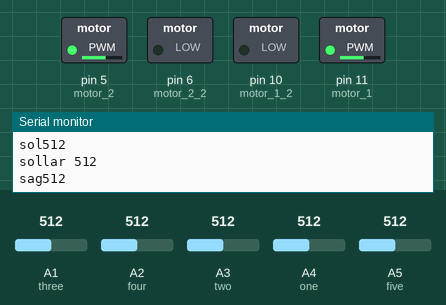
Recording of a sketch running on a simulated Arduino Uno, built with avr-gcc and run on an emulated ATmega328P. On the bench: switched loads named in the sketch (green lamp = pin HIGH), the last lines printed to the serial monitor. Inputs (shaded band) come from the test bench; at power-on: A2 (four) = 512, A3 (two) = 512, A1 (three) = 512, A4 (one) = 512, A5 (five) = 512.

Above: at 1.2 s.
1.3 s: A2 (four) set to 489
At 2.3 s:
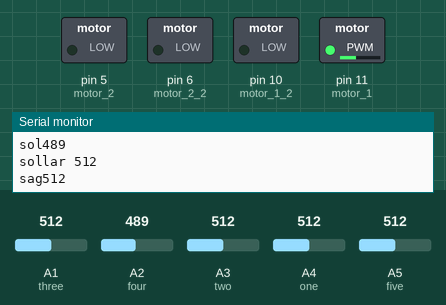
2.8 s: A3 (two) set to 484
At 4.0 s:
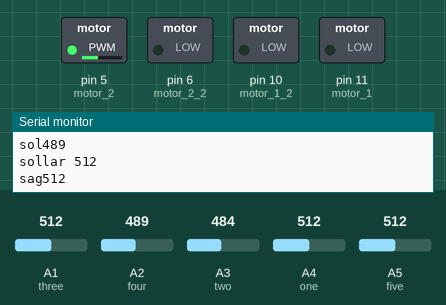
4.3 s: A3 (two) set to 510
At 5.1 s:
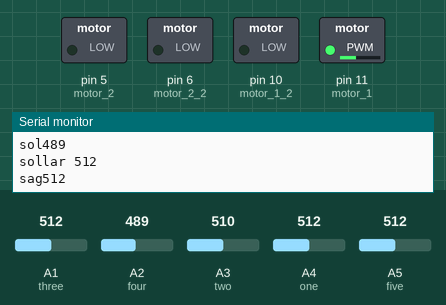
5.8 s: A3 (two) set to 490
At 6.1 s:
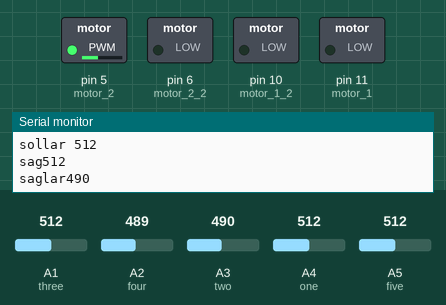
Timing chart, 0 to 8.3 s (numbered marks = the images above; inputs shaded):
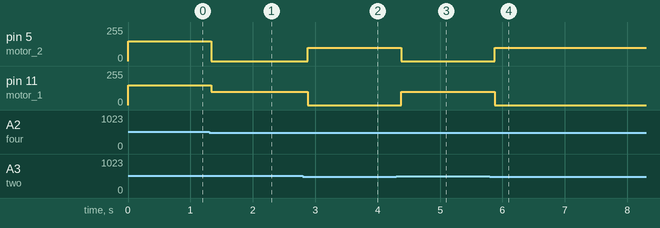

Measured:
- the behaviour switches between 500 and 499 on A2 (four) (found by bisection; images 0 and 1)
- the behaviour switches between 500 and 499 on A3 (two) (found by bisection; images 1 and 2)
- after the input at 1.3 s, pin 5 (motor_2): 150/255 → 0/255 at once; pin 11 (motor_1): 150/255 → 100/255 at once
- after the input at 2.8 s, pin 5 (motor_2): 0/255 → 100/255 after 0.08 s; pin 11 (motor_1): 100/255 → 0/255 after 0.08 s
- after the input at 4.3 s, pin 5 (motor_2): 100/255 → 0/255 after 0.08 s; pin 11 (motor_1): 0/255 → 100/255 after 0.08 s
- after the input at 5.8 s, pin 5 (motor_2): 0/255 → 100/255 after 0.07 s; pin 11 (motor_1): 100/255 → 0/255 after 0.07 s

The sketch:

cizgi_izleyen_v1.ino
```cpp
int three=A1;   //Sari Kablo orta
int four=A2;   //Kirmizi Kablo
int two=A3;    //Beyaz Kablo en sag
int one=A4;  // Turuncu Kablo
int five=A5;  // Mavi Kablo

int one_deger;
int two_deger;
int three_deger;
int four_deger;
int five_deger;

int motor_1=11;
int motor_1_2=10;
int motor_2=5;
int motor_2_2=6;

void setup()
{
  pinMode(one,INPUT);
  pinMode(two,INPUT);
  pinMode(three,INPUT);
  pinMode(four,INPUT);
  pinMode(five,INPUT);

  pinMode(motor_1,OUTPUT);
  pinMode(motor_1_2,OUTPUT);
  pinMode(motor_2,OUTPUT);
  pinMode(motor_2_2,OUTPUT);

  Serial.begin(9600);
}

void loop()

{
  one_deger=analogRead(one);
  one_deger=constrain(one_deger,400,600);
  Serial.print("sag");
  Serial.println(one_deger);

  two_deger=analogRead(two);
  two_deger=constrain(two_deger,400,600);
  Serial.print("saglar");
  Serial.println(two_deger);

  three_deger=analogRead(three);
  three_deger=constrain(three_deger,400,600);
  Serial.print("orta");
  Serial.println(three_deger);

  four_deger=analogRead(four);
  four_deger=constrain(four_deger,400,600);
  Serial.print("sol");
  Serial.println(four_deger);

  five_deger=analogRead(five);
  five_deger=constrain(five_deger,400,600);
  Serial.print("sollar ");
  Serial.println(five_deger);

  if ( (three_deger< 500))  // orta sensör BEYAZ ise
  {
   analogWrite(motor_1,150);
   digitalWrite(motor_1_2,LOW);
   analogWrite(motor_2,150);
   digitalWrite(motor_2_2,LOW);
  }

  else if ((one_deger<500)||(two_deger<500)) // sag sensörler BEYAZ görmüş ise
  {
    digitalWrite(motor_1,LOW);
    digitalWrite(motor_1_2,LOW);
    analogWrite(motor_2,100);
    digitalWrite(motor_2_2,LOW);
  }

  else if ((four_deger<500)||(five_deger<500))  // sol sensörler BEYAZ görmüş ise
  {

   analogWrite(motor_1,100);
   digitalWrite(motor_1_2,LOW);
   digitalWrite(motor_2,LOW);
   digitalWrite(motor_2_2,LOW);
  }
  else if((one_deger>500)&&(two_deger>500)&&(three_deger>500)&&(four_deger>500)&&(five_deger>500))
  {
   analogWrite(motor_1,150);
   digitalWrite(motor_1_2,LOW);
   analogWrite(motor_2,150);
   digitalWrite(motor_2_2,LOW);
  }
  else if((three_deger<500)&&(one_deger<500)||(two_deger<500)) // KISAYOL SAĞA DÖNÜŞ
  {
    digitalWrite(motor_1,LOW);
    digitalWrite(motor_1_2,LOW);
    analogWrite(motor_2,100);
    digitalWrite(motor_2_2,LOW);
  }
   else if((three_deger<500)&&(four_deger<500)||(five_deger<500)) // KISAYOL SOLA DÖNÜŞ
  {
    digitalWrite(motor_1,100);
    digitalWrite(motor_1_2,LOW);
    analogWrite(motor_2,LOW);
    digitalWrite(motor_2_2,LOW);
  }
  }
```
